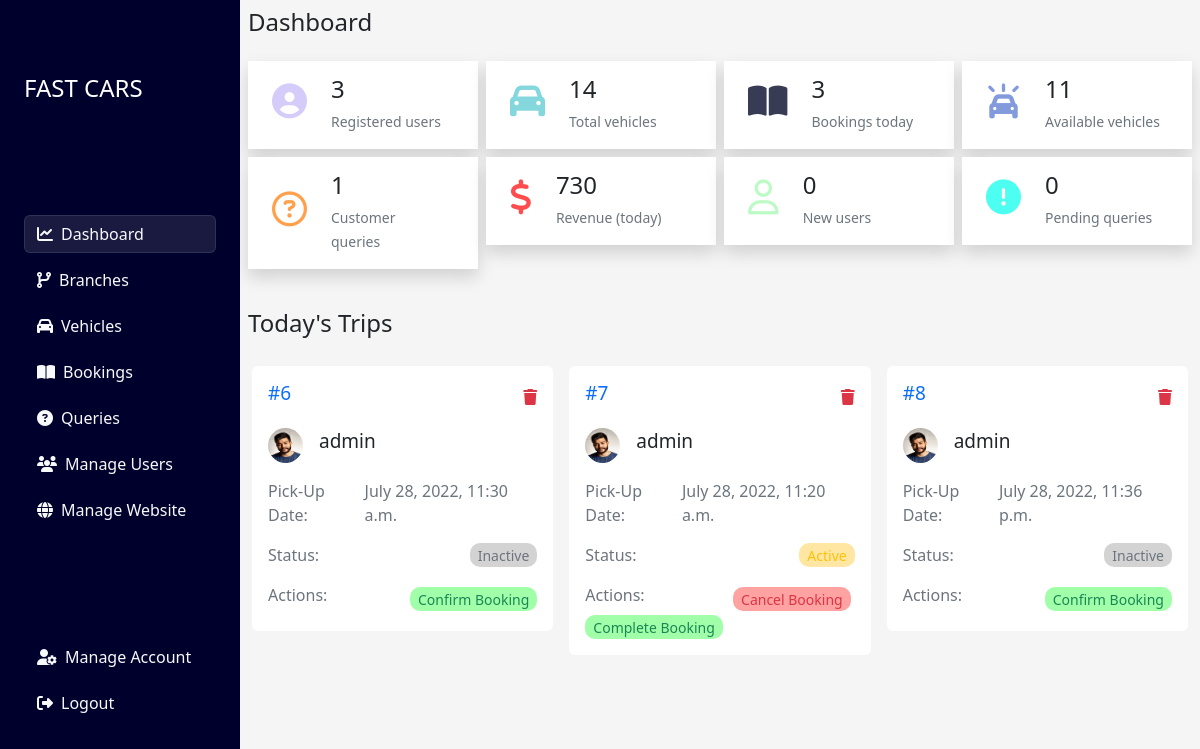
Screenshot of /site-administrator/dashboard/ (signed in) with the database file from the repository.
### main_site/models.py (models this page shows, shortened)
class Booking(models.Model):
    user = models.ForeignKey(
        User, on_delete=models.CASCADE, related_name="bookings")
    vehicle = models.ForeignKey(
        Vehicle, on_delete=models.CASCADE, related_name="bookings")
    branch = models.ForeignKey(Branch, on_delete=models.CASCADE, related_name="bookings")
    pick_up_location = models.CharField(
        'Pick up Location (optional)', max_length=500, blank=True)
    pick_up_date = models.DateTimeField()
    drop_off_date = models.DateTimeField()
    confirmed = models.BooleanField(default=False)
    completed = models.BooleanField(default=False)

### user/models.py (models this page shows)
class User(AbstractUser):
    phone_number = models.CharField(max_length=20, blank=True, default='...')
    profile_image = models.ImageField(validators=[FileExtensionValidator(
        ['png', 'jpg', 'jpeg'])], upload_to='profile_images', blank=True)

### admin_panel/views.py (the view)
# urls.py: path('dashboard/', dashboard, name='dashboard'),
@login_required
def dashboard(request):
    if request.user.is_staff:
        bookings = Booking.objects.all()
        users = User.objects.all().filter(is_staff=False)
        new_users = 0
        for user in users:
            if user.date_joined.date() == datetime.date.today():
                new_users += 1
        booking_count = 0
        revenue = 0
        for booking in bookings:
            if booking.pick_up_date.date() == datetime.date.today():
                booking_count += 1
                revenue += booking.vehicle.price
        vehicles = models.Vehicle.objects.all()
        total_no_of_vehicles = 0
        for vehicle in vehicles:
            total_no_of_vehicles += vehicle.stock
        queries = CustomerQuery.objects.all()
        pending = queries.filter(resolved=False)
        context = {
            'bookings': bookings,
            'users': users,
            'new_users': new_users,
            'booking_count': booking_count,
            'total_no_of_vehicles': total_no_of_vehicles,
            'available_vehicles': total_no_of_vehicles - booking_count,
            'queries': queries,
            'pending': pending,
            'revenue': revenue,
        }
        return render(request, 'admin_panel/dashboard.html', context)
    else:
        return redirect('home')

### admin_panel/templates/admin_panel/dashboard.html (shortened to what this page needs)
{% extends 'base.html' %}
{% load static %}
{% block main %}
<div class="col-12 d-flex flex-wrap">
    <div class="col-12 col-lg">
        {% include "partials/sidenav.html" %}
    </div>
    <div class="main_content">
        <div class="col-12 p-2">
            <h4>Dashboard</h4>
        </div>
        <div class="d-flex flex-wrap p-1">
            <div class="col-6 col-md-4 col-lg-3 p-1">
                <div class="bg-white p-3 d-flex align-items-center shadow">
                    <div class="px-0 px-md-2 me-3">
                        <h3 class="fas fa-user-circle" style="color: #D5CCF9; font-size: 35px;"></h3>
                    </div>
                    <div class="col pe-0 pe-md-3">
                        <h4 style="line-height: 1em;">{{users.count}}</h4>
                        <small style="line-height: 0.5em;" class="text-muted">Registered users</small>
                    </div>
                </div>
            </div>
            <div class="col-6 col-md-4 col-lg-3 p-1">
                <div class="bg-white p-3 d-flex align-items-center shadow">
                    <div class="px-0 px-md-2 me-3">
                        <h3 class="fas fa-car" style="color: #83D7DD; font-size: 35px;"></h3>
                    </div>
                    <div class="col pe-0 pe-md-3">
                        <h4 style="line-height: 1em;">{{total_no_of_vehicles}}</h4>
                        <small style="line-height: 0.5em;" class="text-muted">Total vehicles</small>
                    </div>
                </div>
            </div>
            <div class="col-6 col-md-4 col-lg-3 p-1">
                <div class="bg-white p-3 d-flex align-items-center shadow">
                    <div class="px-0 px-md-2 me-3">
                        <h3 class="fas fa-book-open" style="color: #373B54; font-size: 35px;"></h3>
                    </div>
                    <div class="col pe-0 pe-md-3">
                        <h4 style="line-height: 1em;">{{booking_count}}</h4>
                        <small style="line-height: 0.5em;" class="text-muted">Bookings today</small>
                    </div>
                </div>
            </div>
            <div class="col-6 col-md-4 col-lg-3 p-1">
                <div class="bg-white p-3 d-flex align-items-center shadow">
                    <div class="px-0 px-md-2 me-3">
                        <h3 class="fas fa-car-on" style="color: #839bdd; font-size: 35px;"></h3>
                    </div>
                    <div class="col pe-0 pe-md-3">
                        <h4 style="line-height: 1em;">{{available_vehicles}}</h4>
                        <small style="line-height: 0.5em;" class="text-muted">Available vehicles</small>
                    </div>
                </div>
            </div>
            <div class="col-6 col-md-4 col-lg-3 p-1">
                <div class="bg-white p-3 d-flex align-items-center shadow">
                    <div class="px-0 px-md-2 me-3">
                        <h3 class="far fa-circle-question" style="color: #FFA14C; font-size: 35px;"></h3>
                    </div>
                    <div class="col pe-0 pe-md-3">
                        <h4 style="line-height: 1em;">{{queries.count}}</h4>
                        <small style="line-height: 0.5em;" class="text-muted">Customer queries</small>
                    </div>
                </div>
            </div>
            <div class="col-6 col-md-4 col-lg-3 p-1">
                <div class="bg-white p-3 d-flex align-items-center shadow">
                    <div class="px-0 px-md-2 me-3">
                        <h3 class="fas fa-dollar-sign" style="color: #ff4c4c; font-size: 35px;"></h3>
                    </div>
                    <div class="col pe-0 pe-md-3">
                        <h4 style="line-height: 1em;">{{revenue}}</h4>
                        <small style="line-height: 0.5em;" class="text-muted">Revenue (today)</small>
                    </div>
                </div>
            </div>
            <div class="col-6 col-md-4 col-lg-3 p-1">
                <div class="bg-white p-3 d-flex align-items-center shadow">
                    <div class="px-0 px-md-2 me-3">
                        <h3 class="far fa-user" style="color: #bdfac5; font-size: 35px;"></h3>
                    </div>
                    <div class="col pe-0 pe-md-3">
                        <h4 style="line-height: 1em;">{{new_users}}</h4>
                        <small style="line-height: 0.5em;" class="text-muted">New users</small>
                    </div>
                </div>
            </div>
            <div class="col-6 col-md-4 col-lg-3 p-1">
                <div class="bg-white p-3 d-flex align-items-center shadow">
                    <div class="px-0 px-md-2 me-3">
                        <h3 class="fas fa-circle-exclamation" style="color: #4cfff0; font-size: 35px;"></h3>
                    </div>
                    <div class="col pe-0 pe-md-3">
                        <h4 style="line-height: 1em;">{{pending.count}}</h4>
                        <small style="line-height: 0.5em;" class="text-muted">Pending queries</small>
                    </div>
                </div>
            </div>
        </div>
        <div class="col-12 p-2 mt-4">
            <h4>Today's Trips</h4>
        </div>
        <div class="col-12 p-1">
            <div class="col-12 d-flex flex-wrap">
                {% for booking in bookings %}
                <div class="col-12 col-md-6 col-lg-4 p-2 d-none bookings">
                    <div class="p-3 bg-white card border-0 shodow-sm">
                        <div class="d-flex align-items-center justify-content-between">
                            <h5 style="font-size: 19px;"><a href="{% url 'booking_details' booking.id %}"
                                    class="text-decoration-none">#{{booking.id}}</a></h5>
                            <a class="text-danger" href="{% url 'delete_booking' booking.id %}"><i
                                    class="fas fa-trash"></i></a>
                        </div>
                        <div class="d-flex align-items-center pt-3">
                            {% if booking.user.profile_image %}
                            <img src="{{booking.user.profile_image.url}}" alt="" width="35px" height="35px" class="me-3"
                                style="border-radius: 50%;">
                            {% else %}
                            <img src="{% static 'media/user_icon.png' %}" alt="" width="35px" height="35px" class="me-3"
                                style="border-radius: 50%;">
                            {% endif %}
                            <h5 style="font-size: 19px;">{{booking.user.username}}</h5>
                        </div>
                        <div class="pt-3 d-flex align-items-center">
                            <span class="text-secondary">Pick-Up Date:</span>
                            <span class="text-secondary ms-auto p_u_d">{{booking.pick_up_date}}</span>
                        </div>
                        <div class="d-flex justify-content-between py-3">
                            <span class="text-muted">Status:</span>
                            {% if booking.completed %}
                            <div class="px-2" style="background: #00ff155d; border-radius: 10px;"><small
                                    class="text-success">Completed</small></div>
                            {% else %}
                            {% if booking.confirmed %}
                            <div class="px-2" style="background: #ffbb005d; border-radius: 10px;"><small
                                    class="text-warning">Active</small></div>
                            {% else %}
                            <div class="px-2" style="background: #8686865d; border-radius: 10px;"><small
                                    class="text-secondary">Inactive</small></div>
                            {% endif %}
                            {% endif %}
                        </div>
                        <div class="d-flex flex-wrap align-items-center">
                            <span class="text-muted col mb-2">Actions:</span>
                            {% if booking.completed %}
                            <a href="{% url 'complete_booking' booking.id %}" class="px-2 text-decoration-none"
                                style="background: #8686865d; border-radius: 10px;"><small
                                    class="text-secondary">Booking Incomplete</small></a>
                            {% else %}
                            {% if booking.confirmed %}
                            <a href="{% url 'cancel_booking' booking.id %}" class="px-2 me-1 text-decoration-none"
                                style="background: #ff00005d; border-radius: 10px;"><small class="text-danger">Cancel
                                    Booking</small></a>
                            <a href="{% url 'complete_booking' booking.id %}" class="px-2 text-decoration-none"
                                style="background: #00ff155d; border-radius: 10px;"><small class="text-success">Complete
                                    Booking</small></a>
                            {% else %}
                            <a href="{% url 'confirm_booking' booking.id %}" class="px-2 text-decoration-none"
                                style="background: #00ff155d; border-radius: 10px;"><small class="text-success">Confirm
                                    Booking</small></a>
                            {% endif %}
                            {% endif %}
                        </div>
                    </div>
                </div>
                {% endfor %}
            </div>
        </div>
    </div>
</div>
{% endblock main %}

### static/css/index.css (style rules this page uses)
* { margin: 0; padding: 0; }
:root { --orange: #DC2D13; --black: #222; --blue: rgb(0, 0, 44); }
body { background: #f5f5f5 !important; }
.main_content { width: 80%; max-height: 100vh; overflow-y: scroll; }

### rows the page displays
Booking: id "6", user.profile_image (picture), user.username "admin", pick_up_date "July 28, 2022, 11:30 a.m.", completed "Inactive"
Booking: id "7", user.profile_image (picture), user.username "admin", pick_up_date "July 28, 2022, 11:20 a.m.", completed "Active"
Booking: id "8", user.profile_image (picture), user.username "admin", pick_up_date "July 28, 2022, 11:36 p.m.", completed "Inactive"

### other values shown
{{ users.count }} "3"
{{ total_no_of_vehicles }} "14"
{{ booking_count }} "3"
{{ available_vehicles }} "11"
{{ queries.count }} "1"
{{ revenue }} "730"
{{ new_users }} "0"
{{ pending.count }} "0"
